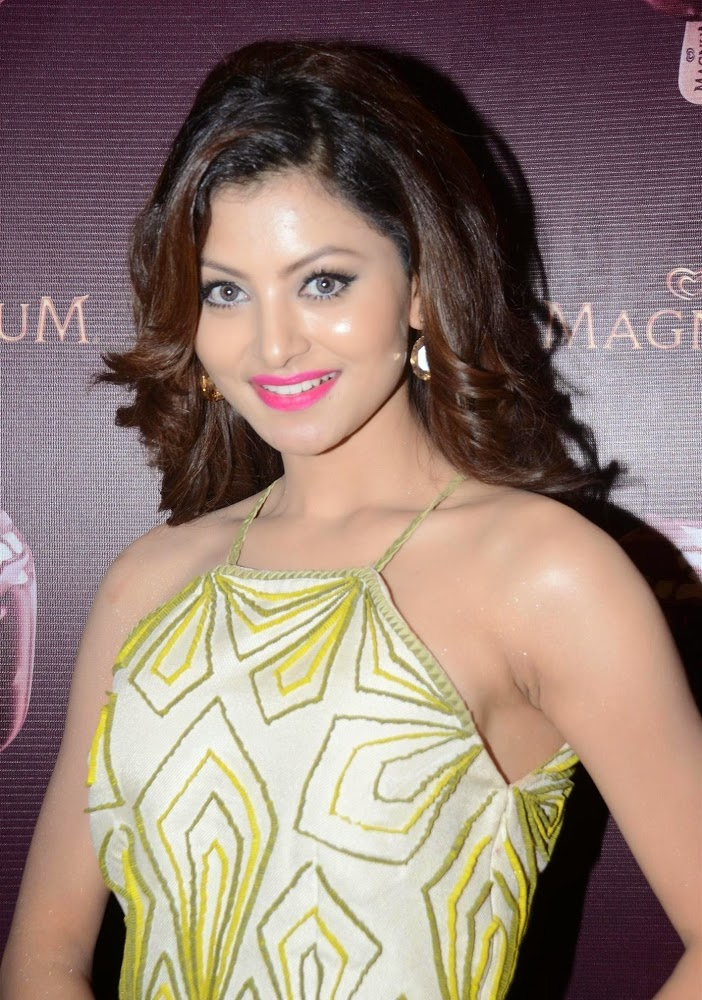
#> input picture urvashi.jpg, 702 x 1000 px
$ python face_detection.py
#> lines starting #> are read from the running program, lines starting #| are printed output that depends on the picture; after the words box and inside, x2 and y2 are one past the last pixel; in counts of white or black regions, pixels touching at a corner belong together
import cv2
import numpy as np

face_cascade = cv2.CascadeClassifier('haarcascade_frontalface_default.xml')
eye_cascade = cv2.CascadeClassifier('haarcascade_eye.xml')

img = cv2.imread('urvashi.jpg')
#> img is the input picture: shape (1000, 702, 3); mean B, G, R 113.9, 124.3, 144.9
gray = cv2.cvtColor(img, cv2.COLOR_BGR2GRAY)
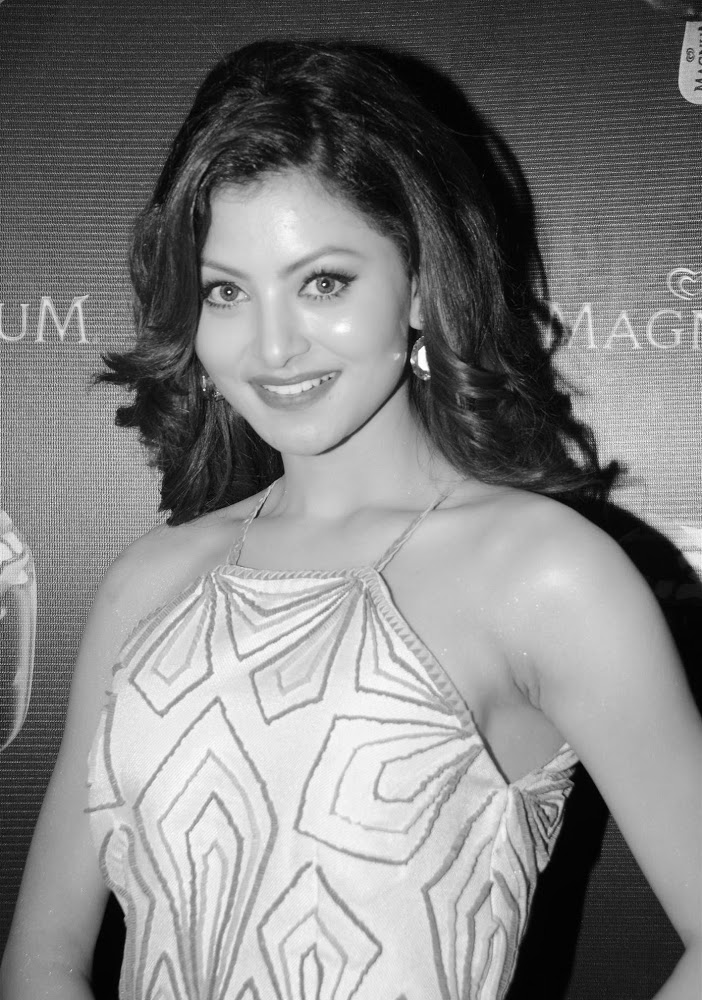
#> gray: shape (1000, 702); min 0, max 255, mean 129.3

faces = face_cascade.detectMultiScale(gray, 1.3, 5)
#> faces = [[158, 193, 249, 249]]
for (x, y, w, h) in faces:
    cv2.rectangle(img, (x, y), (x + w, y + h), (255, 0, 0), 2)
    roi_gray = gray[y:y + h, x:x + w]
    roi_color = img[y:y + h, x:x + w]
    eyes = eye_cascade.detectMultiScale(roi_gray)
    for (ex, ey, ew, eh) in eyes:
        cv2.rectangle(roi_color, (ex, ey), (ex + ew, ey + eh), (0, 255, 0), 2)
#> this loop made 1 pass
#> (x, y, w, h, eyes) on pass 1: (158, 193, 249, 249, [[130, 58, 65, 65], [39, 73, 53, 53]])
#> pass 1, `roi_gray = gray[y:y + h, x:x + w]`:
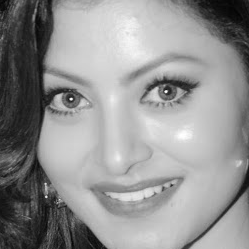
#> roi_gray: shape (249, 249); min 2, max 255, mean 145.5
#> pass 1, `roi_color = img[y:y + h, x:x + w]`:
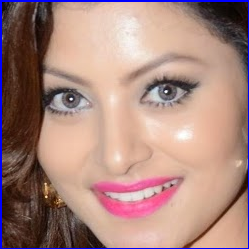
#> roi_color: shape (249, 249, 3); mean B, G, R 126.9, 134.7, 169.3
#> after the loop:
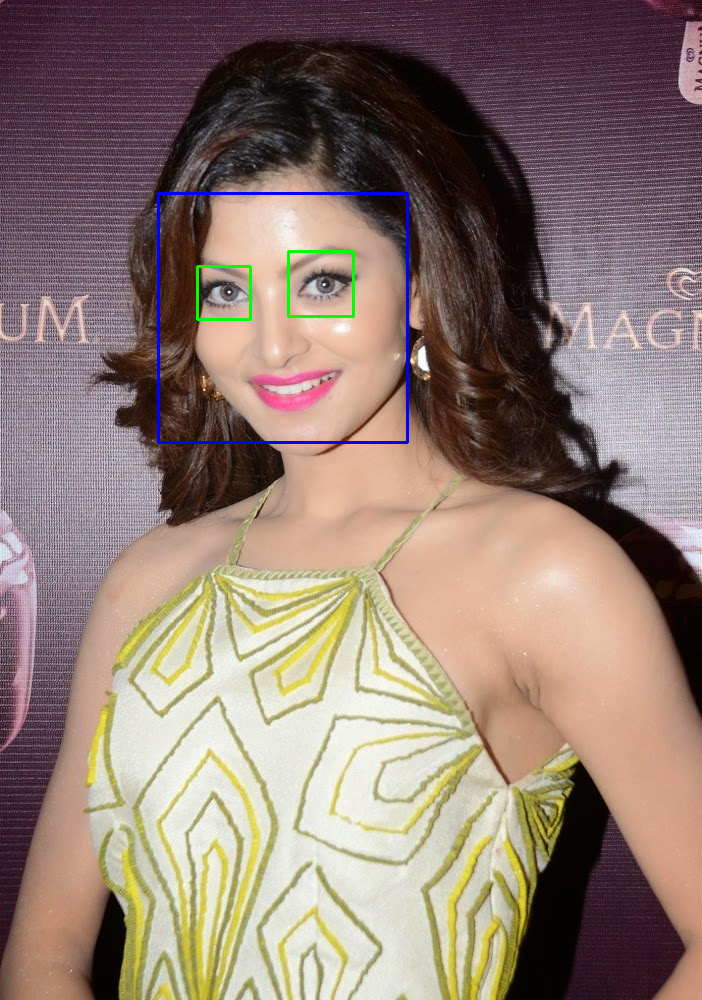
#> img: shape (1000, 702, 3); 0.63% of pixels changed, all inside (x1, y1, x2, y2) = (157, 192, 409, 444)
#> after the loop:
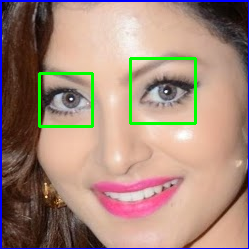
#> roi_color: shape (249, 249, 3); 2.27% of pixels changed, all inside (x1, y1, x2, y2) = (38, 57, 197, 128)

cv2.imshow('img', img)
print(cv2.waitKey(0))
#| 27
cv2.destroyAllWindows()
